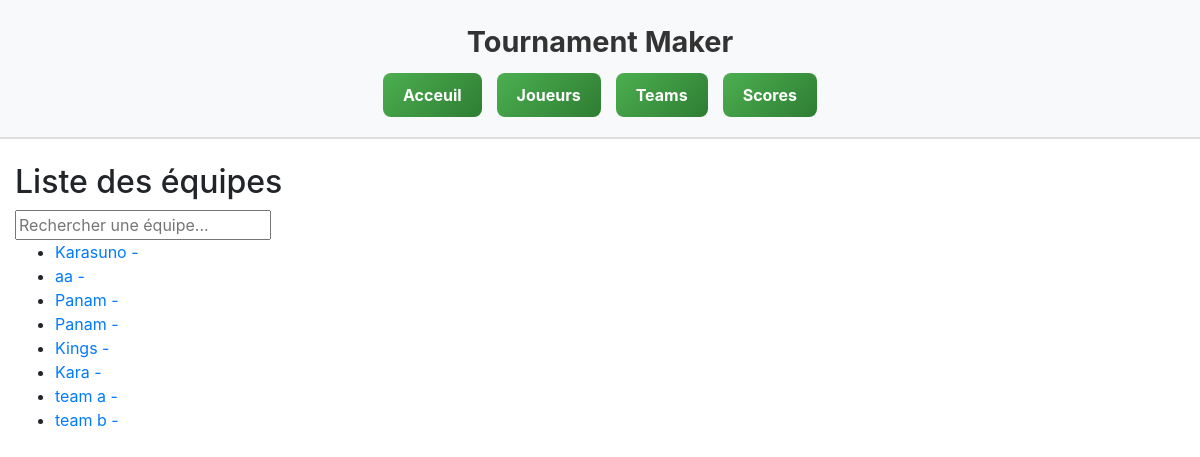
/TournamentMaker/teams/, run on an earlier commit of the app's database.
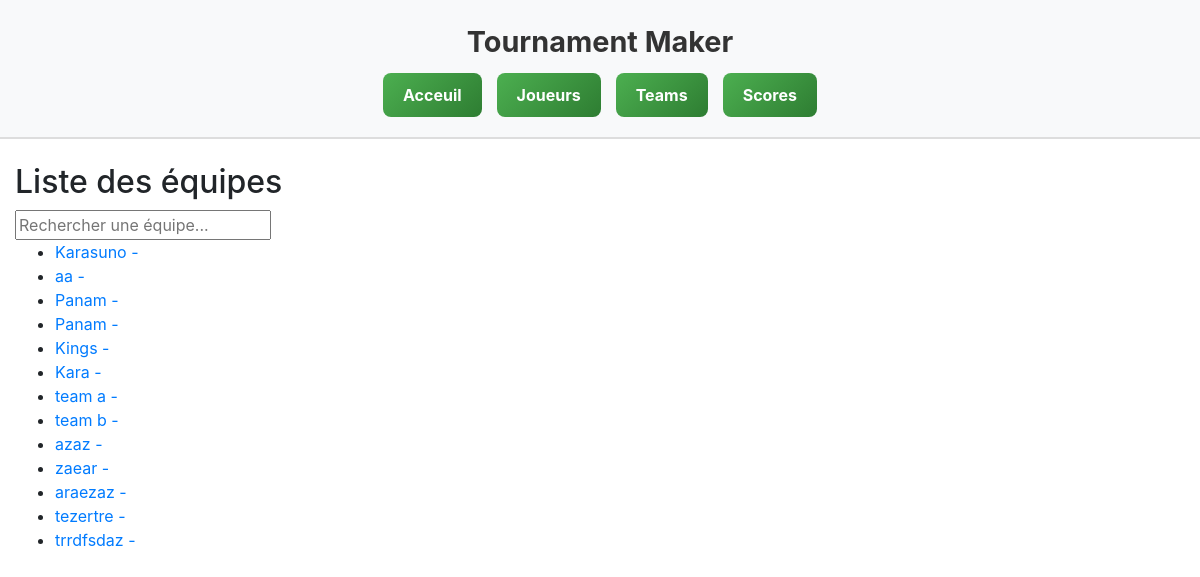
And on a later commit of the database.
### TournamentMaker/models.py (models this page shows, shortened)
class Team(models.Model):
    name = models.CharField(max_length=100)
    tournament = models.ForeignKey(Tournament, on_delete=models.CASCADE, related_name='teams')

### TournamentMaker/views.py (the view)
# urls.py: path('teams/', views.teams, name='teams'),
def teams(request):
    all_teams = Team.objects.all()
    return render(request, 'teams.html', {'teams': all_teams})

### TournamentMaker/templates/teams.html (shortened to what this page needs)
{% extends "base_generic.html" %}
{% block content %}
  <h2>Liste des équipes</h2>
  <input type="text" id="searchInput" onkeyup="searchTeam()" placeholder="Rechercher une équipe...">
  <ul id="teamsList">
    {% for team in teams %}
      <li class="team">
        <a href="{% url 'team_detail' team.id %}">{{ team.name }} - {{ team.coach }}</a>
      </li>
    {% empty %}
      <li>Aucune équipe trouvée.</li>
    {% endfor %}
  </ul>
{% endblock %}

What changed in the data, as far as the page shows it:
added Team: name "azaz"
added Team: name "zaear"
added Team: name "araezaz"
added Team: name "tezertre"
added Team: name "trrdfsdaz"
